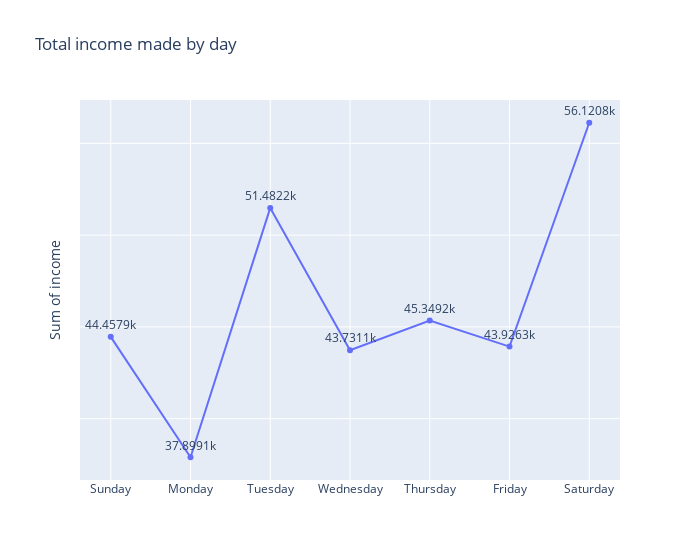

Source (notebook cell):
### Markdown cell above
#### TOTAL INCOME BY WEEKDAY

### Code cell
days = ['Sunday', 'Monday', 'Tuesday', 'Wednesday', 'Thursday', 'Friday', 'Saturday']
wkday = df.set_index('Date')
wkday = wkday.groupby(by=wkday.index.day_name())['Total'].sum().reindex(days)
trace = px.line(wkday,
                x=wkday.index,
                y=wkday.values, markers=True,
                text=wkday.values, width=700,
                title='Total income made by day',
                labels={'y':'Sum of income', 'Date':''}
                )
trace.update_yaxes(showticklabels=False)
trace.update_traces(texttemplate="%{text:2s}", textposition='top center', cliponaxis=False)
trace

### Figure 1 — Plotly figure (JSON) as saved in the notebook; plotly's stock layout.template omitted (floating-point values rounded to 4 significant figures)
{"data": [{"cliponaxis": false, "hovertemplate": "=%{x}<br>Sum of income=%{y}<br>text=%{text}<extra></extra>", "legendgroup": "", "line": {"color": "#636efa", "dash": "solid"}, "marker": {"symbol": "circle"}, "mode": "lines+text+markers", "name": "", "orientation": "v", "showlegend": false, "text": [44460.0, 37900.0, 51480.0, 43730.0, 45350.0, 43930.0, 56120.0], "textposition": "top center", "texttemplate": "%{text:2s}", "type": "scatter", "x": ["Sunday", "Monday", "Tuesday", "Wednesday", "Thursday", "Friday", "Saturday"], "xaxis": "x", "y": [44460.0, 37900.0, 51480.0, 43730.0, 45350.0, 43930.0, 56120.0], "yaxis": "y"}], "layout": {"legend": {"tracegroupgap": 0}, "title": {"text": "Total income made by day"}, "width": 700, "xaxis": {"anchor": "y", "domain": [0, 1], "title": {"text": ""}}, "yaxis": {"anchor": "x", "domain": [0, 1], "showticklabels": false, "title": {"text": "Sum of income"}}}}
